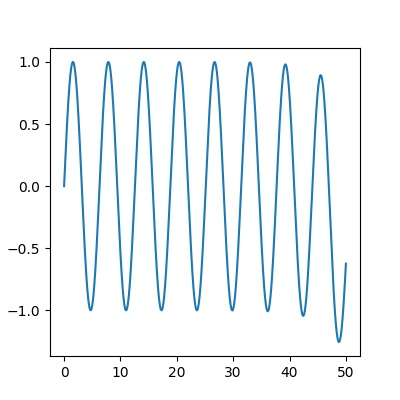

The Python source for this figure:
""" Reproduces the sine function using a DDE """

from pylab import linspace, sin, subplots, pi
from ddeint import ddeint


def model(Y, t):
    return Y(t - 3 * pi / 2)  # Model


tt = linspace(0, 50, 10000)  # Time start, time end, nb of pts/steps
g = sin  # Expression of Y(t) before the integration interval
yy = ddeint(model, g, tt)  # Solving

fig, ax = subplots(1, figsize=(4, 4))
ax.plot(tt, yy)
ax.figure.savefig("sine.jpeg")
